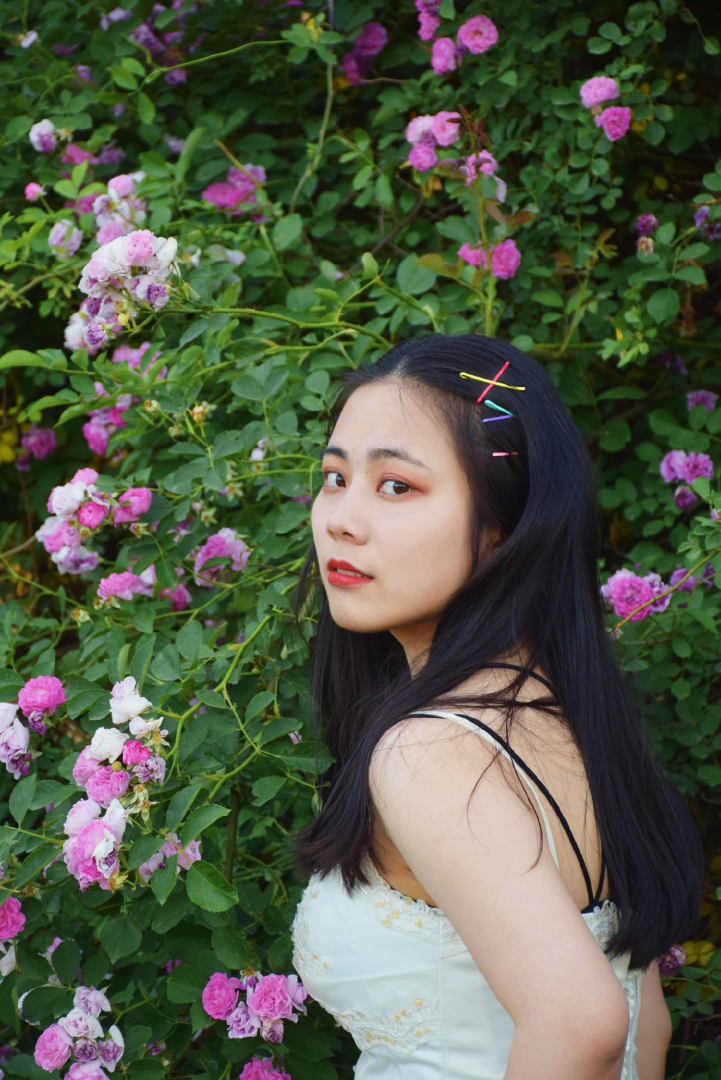
#> input picture data/demo.jpg, 1441 x 2160 px (shown at 1/2 size)
$ python -i utils.py   (imports and definitions only)   (older library calls are emulated)
#> lines starting #> are read from the running program, lines starting #| are printed output that depends on the picture
from keras.utils import load_img, img_to_array


# [203 lines left out: functions get_fer2013_images, get_jaffe_images, expression_analysis, load_test_image, index2emotion, cv2_img_add_text, not called in this run]


def get_faces_from_gray_image(img_path):
    """
    获取图片中的人脸
    :param img_path:
    :return:
    """
#> called with img_path = '../data/demo.jpg'
    import cv2
    face_cascade = cv2.CascadeClassifier('../dataset/params/haarcascade_frontalface_alt.xml')
    img = cv2.imread(img_path)
#> img is the input picture: shape (2160, 1441, 3); mean B, G, R 70.8, 89.6, 83.6

    img_gray = cv2.cvtColor(img, cv2.COLOR_BGR2GRAY)
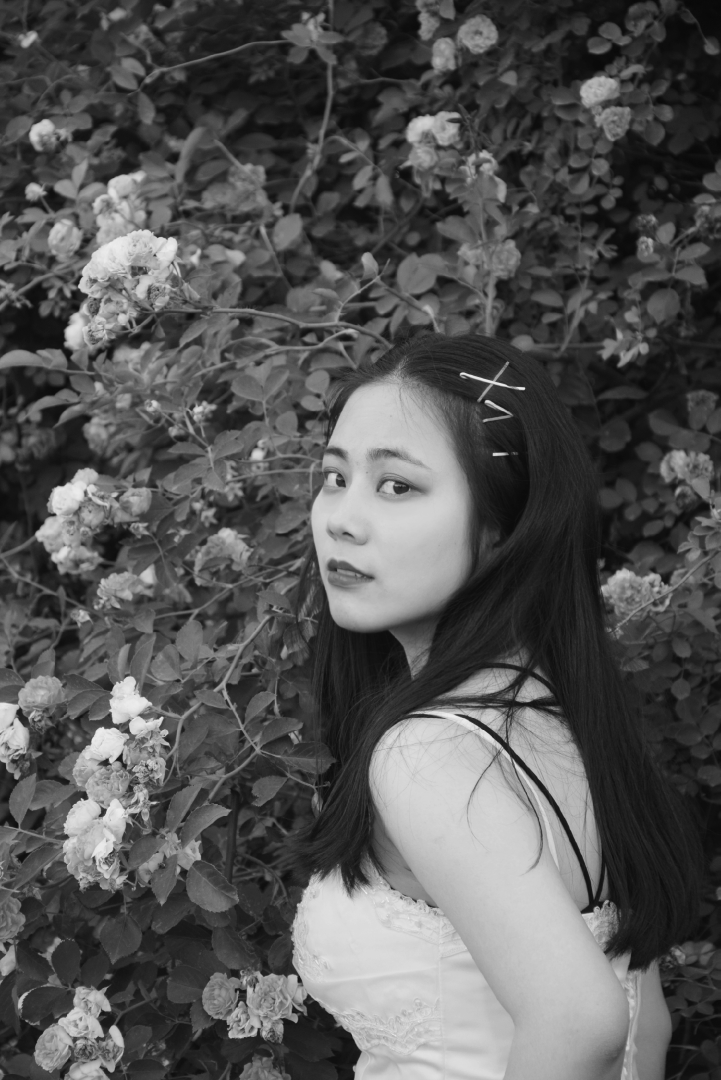
#> img_gray: shape (2160, 1441) (shown at 1/2 size); min 7, max 242, mean 85.7
    faces = face_cascade.detectMultiScale(
        img_gray,
        scaleFactor=1.1,
        minNeighbors=1,
        minSize=(30, 30)
    )
#> faces = [[371, 1766, 38, 38], [119, 1957, 39, 39], [182, 245, 63, 63], [513, 1762, 66, 66], [390, 1945, 84, 84], [746, 1438, 163, 163], [494, 790, 455, 455]]
    if len(faces) == 0:
        return None
    # 遍历每一个脸
    faces_gray = []
    for (x, y, w, h) in faces:
        face_img_gray = img_gray[y:y + h + 10, x:x + w + 10]
        face_img_gray = cv2.resize(face_img_gray, (48, 48))
        faces_gray.append(face_img_gray)
#> this loop made 7 passes
#> pass 1, in get_faces_from_gray_image, `face_img_gray = img_gray[y:y + h + 10, x:x + w + 10]`:
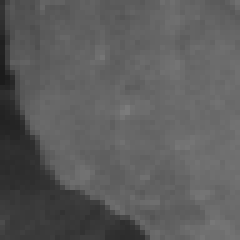
#> face_img_gray: shape (48, 48) (shown 5 times larger); min 27, max 123, mean 92.2
#> pass 2, in get_faces_from_gray_image, `face_img_gray = img_gray[y:y + h + 10, x:x + w + 10]`:
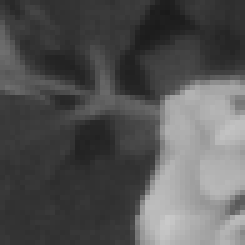
#> face_img_gray: shape (49, 49) (shown 5 times larger); min 26, max 201, mean 84.4
#> pass 3, in get_faces_from_gray_image, `face_img_gray = img_gray[y:y + h + 10, x:x + w + 10]`:
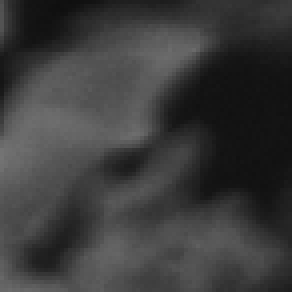
#> face_img_gray: shape (73, 73) (shown 4 times larger); min 15, max 116, mean 59.2
#> after the loop, faces_gray = 7 items
    return faces_gray


# [22 lines left out: function get_feature_map, not called in this run]


# [6 lines not run here, left out]
    # get_fer2013_images()

>>> result = get_faces_from_gray_image('../data/demo.jpg')
#> result = 7 items
